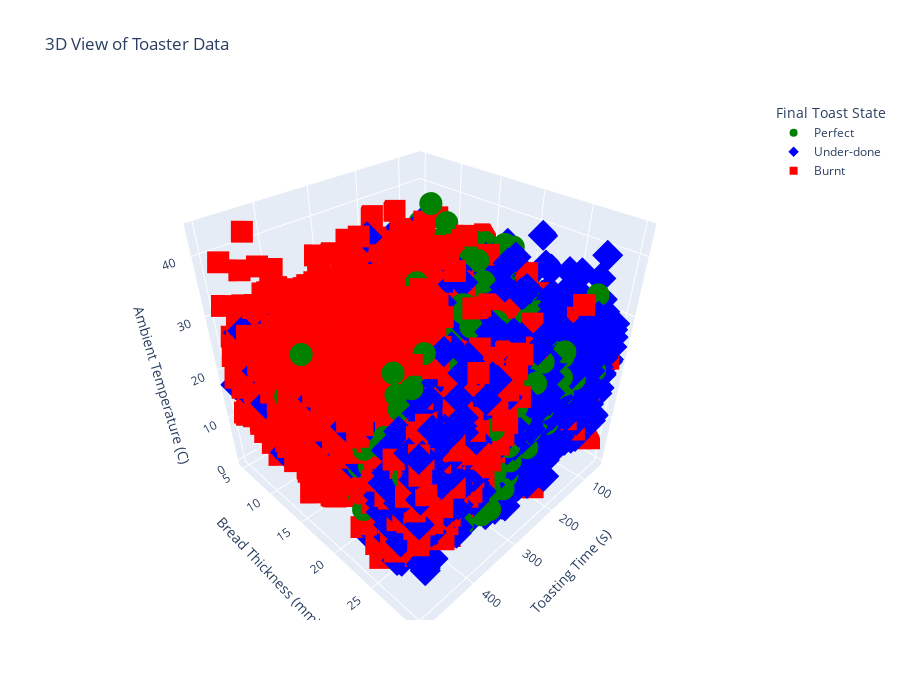

This figure's notebook cell:
### Code cell
displayfeatures3D(df)

### Figure 1 — Plotly figure (JSON) as saved in the notebook; plotly's stock layout.template omitted (floating-point values rounded to 4 significant figures; data arrays with more than 128 entries replaced by an {"elided": "..."} marker saying what was removed)
{"data": [{"hovertemplate": "Final Toast State=%{marker.color}<br>Toasting Time (s)=%{x}<br>Bread Thickness (mm)=%{y}<br>Ambient Temperature (C)=%{z}<extra></extra>", "legendgroup": "1", "marker": {"color": "green", "coloraxis": "coloraxis", "symbol": "circle"}, "mode": "markers", "name": "Perfect", "scene": "scene", "showlegend": true, "type": "scatter3d", "x": {"elided": "1450 int values"}, "y": {"elided": "1450 float values"}, "z": {"elided": "1450 float values"}}, {"hovertemplate": "Final Toast State=%{marker.color}<br>Toasting Time (s)=%{x}<br>Bread Thickness (mm)=%{y}<br>Ambient Temperature (C)=%{z}<extra></extra>", "legendgroup": "0", "marker": {"color": "blue", "coloraxis": "coloraxis", "symbol": "diamond"}, "mode": "markers", "name": "Under-done", "scene": "scene", "showlegend": true, "type": "scatter3d", "x": {"elided": "3016 int values"}, "y": {"elided": "3016 float values"}, "z": {"elided": "3016 float values"}}, {"hovertemplate": "Final Toast State=%{marker.color}<br>Toasting Time (s)=%{x}<br>Bread Thickness (mm)=%{y}<br>Ambient Temperature (C)=%{z}<extra></extra>", "legendgroup": "2", "marker": {"color": "red", "coloraxis": "coloraxis", "symbol": "square"}, "mode": "markers", "name": "Burnt", "scene": "scene", "showlegend": true, "type": "scatter3d", "x": {"elided": "5534 int values"}, "y": {"elided": "5534 float values"}, "z": {"elided": "5534 float values"}}], "layout": {"coloraxis": {"colorbar": {"title": {"text": "Final Toast State"}}, "colorscale": [[0, "#0d0887"], [0.1111, "#46039f"], [0.2222, "#7201a8"], [0.3333, "#9c179e"], [0.4444, "#bd3786"], [0.5556, "#d8576b"], [0.6667, "#ed7953"], [0.7778, "#fb9f3a"], [0.8889, "#fdca26"], [1, "#f0f921"]]}, "height": 700, "legend": {"title": {"text": "Final Toast State"}, "tracegroupgap": 0}, "scene": {"domain": {"x": [0, 1], "y": [0, 1]}, "xaxis": {"title": {"text": "Toasting Time (s)"}}, "yaxis": {"title": {"text": "Bread Thickness (mm)"}}, "zaxis": {"title": {"text": "Ambient Temperature (C)"}}}, "title": {"text": "3D View of Toaster Data"}}}
